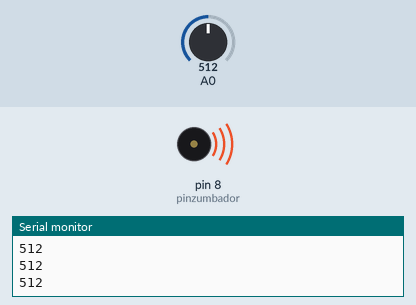
A sketch run on a simulated Arduino Uno, built with avr-gcc and run on an emulated ATmega328P. Shown: buzzer (waves = sounding), the last lines printed to the serial monitor. The inputs (shaded band) are chosen by the test bench; at power-on: A0 = 512.

Above: at 1.2 s.
1.3 s: A0 set to 1004
At 2.1 s:
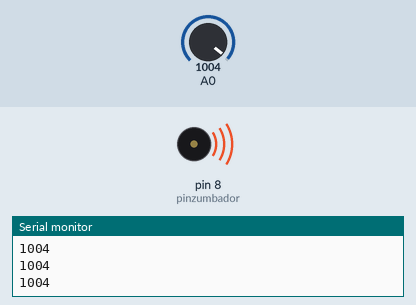
2.8 s: A0 set to 1023
At 4.0 s:
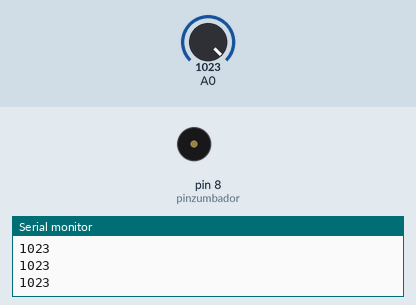
4.3 s: A0 set to 900
At 5.5 s:
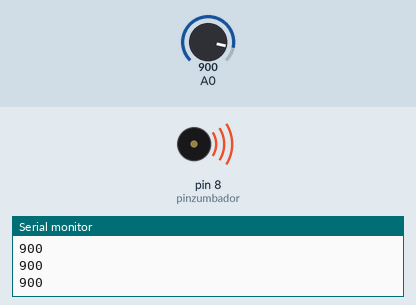
Timing chart, 0 to 7.3 s (numbered marks = the images above; inputs shaded):
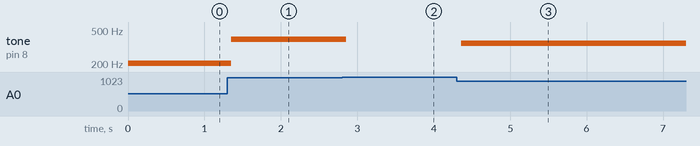

Measured:
- the behaviour switches between 1022 and 1023 on A0 (found by bisection; images 1 and 2)
- after the input at 1.3 s, tone on pin 8 (pinzumbador): 204 Hz → 389 Hz after 0.05 s
- after the input at 2.8 s, tone on pin 8 (pinzumbador): 389 Hz → silent after 0.06 s
- after the input at 4.3 s, tone on pin 8 (pinzumbador): silent → 350 Hz after 0.06 s

The sketch:

zumbador_que_cambia_la_frecuencia_con_la_luz.ino
```cpp
#define UMBRALLUZMAXIMA 1023
#define AMPLIFICACION 500

int pinled = 7;
int pinzumbador = 8;
int valortono;

void setup()
{
  pinMode(pinzumbador, OUTPUT);
  Serial.begin(9600);
}

void loop()
{
  int niveldeluz = analogRead(0);
  int freq = niveldeluz*15;
  Serial.println(niveldeluz);
  if (niveldeluz<UMBRALLUZMAXIMA)
  {
    valortono = (AMPLIFICACION+freq)/40;
    tone(pinzumbador, valortono);
    delay(150);
  }
  else
  {
    noTone(pinzumbador);
    delay(150);
  }
}
```
